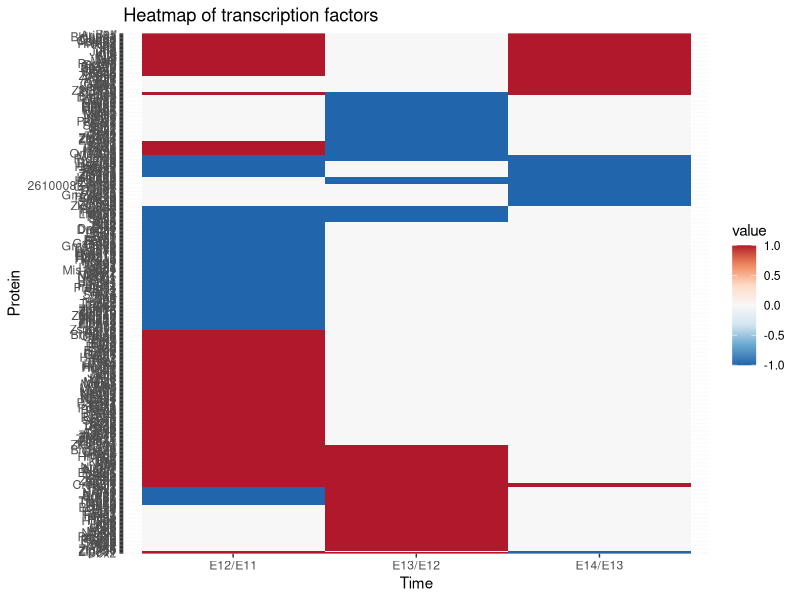
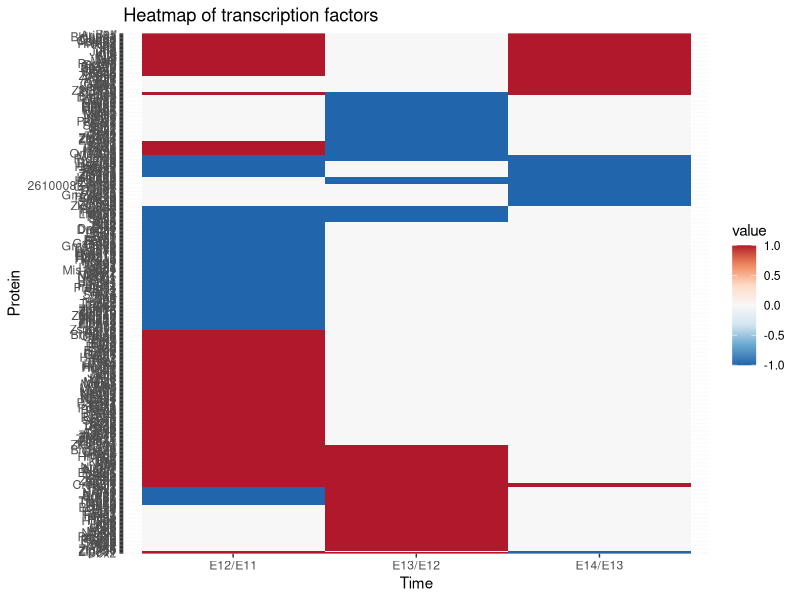

Write R code to recreate these figures, in order.
## ---- chunk 1
e12.e11.de.tf = read.csv("e12_e11_de_tf_0.5.csv", header = TRUE, stringsAsFactors = FALSE)
e12.e11.de.tf = e12.e11.de.tf[, c(3, 9)]
e13.e12.de.tf = read.csv("e13_e12_de_tf_0.5.csv", header = TRUE, stringsAsFactors = FALSE)
e13.e12.de.tf = e13.e12.de.tf[, c(3, 9)]
e14.e13.de.tf = read.csv("e14_e13_de_tf_0.5.csv", header = TRUE, stringsAsFactors = FALSE)
e14.e13.de.tf = e14.e13.de.tf[, c(3, 9)]
## ---- chunk 2
e12.e11_e13.e12 = merge(e12.e11.de.tf, e13.e12.de.tf, by = "Symbol", all = TRUE)
merged_data = merge(e12.e11_e13.e12, e14.e13.de.tf, by = "Symbol", all = TRUE)
head(merged_data)
## ---- chunk 3
colnames(merged_data) = c("Symbol", "E12/E11", "E13/E12", "E14/E13")
head(merged_data)
## ---- chunk 4
up.down = function(logfc){
  if(is.na(logfc)){
    return(0)
  }else if(logfc < 0){
    return(-1)
  }else{return(1)}
}
## ---- chunk 5
df.for.heatmap = data.frame(merged_data$Symbol)
df.for.heatmap$'E12/E11' = sapply(merged_data[['E12/E11']], up.down)
df.for.heatmap$'E13/E12' = sapply(merged_data[['E13/E12']], up.down)
df.for.heatmap$'E14/E13' = sapply(merged_data[['E14/E13']], up.down)
head(df.for.heatmap)
## ---- chunk 6
write.csv(df.for.heatmap, "df_for_heatmap.csv")
## ---- chunk 7
library(ggplot2)
library(reshape2)
## ---- chunk 8
row.names(df.for.heatmap) = df.for.heatmap$merged_data.Symbol
df.for.heatmap = df.for.heatmap[, -1]
head(df.for.heatmap)
## ---- chunk 9
row.order = hclust(dist(df.for.heatmap))$order
df.for.heatmap.new = df.for.heatmap[row.order,]
## ---- chunk 10
df.for.heatmap.molten = melt(as.matrix(df.for.heatmap.new))
names(df.for.heatmap.molten)[c(1,2)] = c("Protein", "Time")
## ---- chunk 11
ggplot(df.for.heatmap.molten, aes(x = Time, y = Protein, fill = value)) +
  geom_raster() +
  scale_fill_distiller(palette = "RdBu") +
  ggtitle("Heatmap of transcription factors")

ggsave("TF.heatmap.not.arranged.png", height = 40, width = 10)
